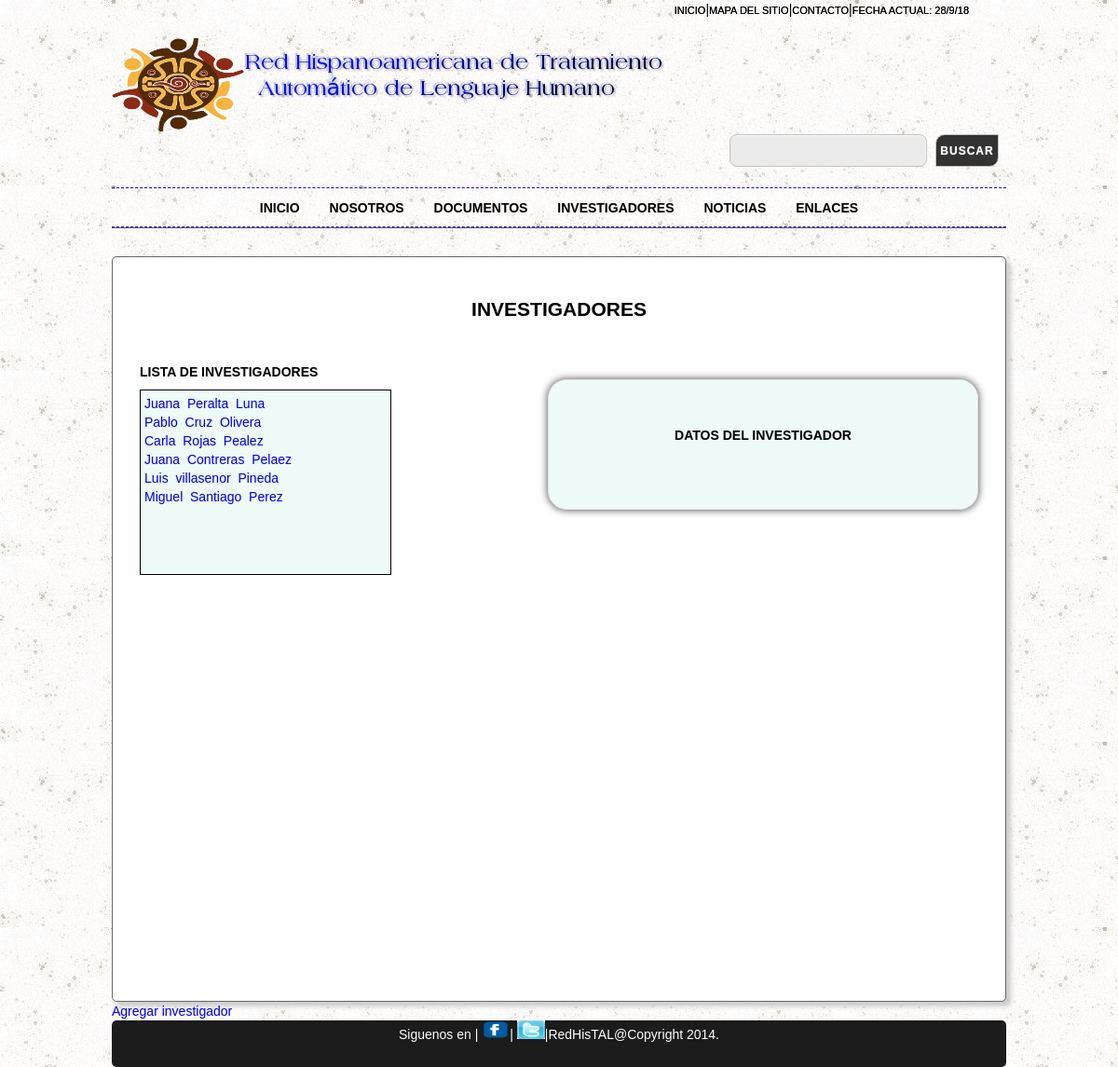
The app's page /investigadores.php with its own data.
### tables this page shows
CREATE TABLE IF NOT EXISTS `investigador` (
  `id_inv` int(11) NOT NULL AUTO_INCREMENT,
  `nombre` varchar(30) NOT NULL,
  `ape_pat` varchar(30) NOT NULL,
  `ape_mat` varchar(30) NOT NULL,
  `inst` varchar(50) DEFAULT NULL,
  `pag_per` varchar(30) DEFAULT NULL,
  `ruta_img` varchar(100) DEFAULT NULL,
  `id_usuario` int(11) NOT NULL,
  `direccion` varchar(100) DEFAULT NULL,
  PRIMARY KEY (`id_inv`)
);

### investigadores.php (the view, shortened to what this page needs)
<!DOCTYPE html PUBLIC "-//W3C//DTD XHTML 1.0 Transitional//EN" "http://www.w3.org/TR/xhtml1/DTD/xhtml1-transitional.dtd">
<html xmlns="http://www.w3.org/1999/xhtml"lang="es" xml:lang="es">
<head>
<link rel="stylesheet" href="styles/style.css" type="text/css"/>
<link rel="stylesheet" type="text/css" href="styles/iniciar_sesion.css">
</head>
<body>
    <header>
        <a href="index.php">Inicio</a>|<a href="mapa_del_sitio.php">Mapa del sitio</a>|<a href="contacto.php">Contacto</a>|<a href="#"><?php
echo "Fecha actual: ";
$fecha=date("j/n/y");
echo $fecha;
?></a><br/><br/>
	</header>
<div class="main-container">
    <div id="sub-headline">
       <div class="tagline_left" style=" align:left; width:700px; height:100px;> <a href=""><img src="iconos/redhistal2.png"onmouseover="this.src='iconos/redhistal1.png';" onmouseout="this.src='iconos/redhistal2.png';"/></a></div>
        <div class="tagline_right">
             <center>
                   <form method=GET action="http://www.google.com/search">
            <table ><tr><td>
                                 <INPUT TYPE=text name=q size=31 maxlength=255 value="">
                                       <INPUT type=submit name=btnG id="go" value="Buscar">
                                    </td></tr></table>
                                     </form>
                                   </center>
        </div>
        <br class="clear"/>
    </div><br/><br/>
<div class="main-container">
    <div id="nav-container">
        <nav>
            <ul class="nav">
               <b> <li><a href="index.php">Inicio</a></li>
                <li ><a  href="#">Nosotros</a>
				</li>
				  <li><a href="documentos.php">Documentos</a></li>
                <li><a href="investigadores.php">Investigadores</a>
                </li>
                <li ><a href="noticias.php">Noticias</a></li>
                <li><a href="enlaces.php">Enlaces</a></li></b>
            </ul>
        </nav>
    </div>
</div>
    <div class="container1"  bgcolor="blue" >
          <article class="box" id="home_featured21" bgcolor="blue">
           <h1 align="center"> INVESTIGADORES </h1><br/><br/>
              <p align="left"  style="margin: -11px auto;size:18px; color:black;"><b>LISTA DE INVESTIGADORES</b></p><br/>
		   <div style="border:1px solid  Black; background : #EFFBF8; padding : 4px; width : 260px;
            height : 189px; overflow : auto;">
		   <?php
$consulta = mysql_query("SELECT *FROM investigador order by id_inv desc");
while ($row= mysql_fetch_array($consulta)){
			echo "<a href='investigadores.php?id_inv=".$row['id_inv']."'>" . $row['nombre'] . "&nbsp&nbsp" . $row['ape_pat'] . "&nbsp&nbsp" . $row['ape_mat'] . "<br/></a>";
}
?></div>
<form style=" width: 400px;  margin: -210px auto; padding: 60px 30px; background: #EFFBF8; border: 1px solid #e1e1e1;
   -moz-box-shadow: 0px 0px 8px #444; -webkit-box-shadow: 0px 0px 8px #444;   border-radius: 20px;  -moz-border-radius: 20px;
   -webkit-border-radius: 20px; " value="id_inv" class="tagline_right" >
            <p align="center"  style="margin: -11px auto;size:18px; color:black;"><b>DATOS DEL INVESTIGADOR</b></p><br/>
</form>
            </article>
			<a href="investigadores/agregar_investigador.php">Agregar investigador</a>
		<footer>
			  Siguenos en |<a href=""> <img src="iconos/face.png" width="30px" height="20px"/></a>| <img src="iconos/twitter.png" width="30px" height="20px" />|RedHisTAL@Copyright 2014.
</footer>
</div>
</body>
</html>

### styles/style.css (style rules this page uses)
body { margin-top: 30px; font-size: 14px; padding:0; margin:0 auto; line-height: 20px; font-family: 'Century Gothic', sans-serif; color: #000; background:url("../images/fondo.jpg") repeat; padding: 0; text-shadow: 0 0 1px rgba(0, 0, 0, 0.1) }
a { outline: 0; text-decoration: none; color: blue; }
header { display: block; text-align: right; margin-right:160px; padding: 0px; text-transform: uppercase; }
header a { font-family: 'ChunkFive Regular', Arial, Helvetica, sans-serif; font-size: 11px; color:black; text-shadow: 0 0px 0px black; transition: all 200ms linear; transform: translateZ(0) }
.box { background-color: #FFF; border: 1px solid #666; border-radius: 5px; box-shadow: 5px 5px 5px #ccc; padding: 29px; width: 900px; height:740px; }
.tagline_right { float: right }
.tagline_left { float: left margin: 8px 0 0; padding: 0 }
.container1 { border-top: 1px solid #666; padding: 30px 0; width:900px; height:350px; }
p { color: #000 }
input[type=text] { background: rgba(206, 205, 205, 0.6); border: 2px solid #666; line-height: 2em; box-shadow: inset -1px 1px 1px rgba(255, 255, 255, 0.65); border-radius: 8px; margin-bottom: 10px; width: 600px; padding: 6px 5px }
input[type=text] { height: 23px; width: 200px }
input[type=submit] { background: #000; background-image: -webkit-gradient(linear, left top, left bottom, color-stop(0, #333), color-stop(100%, #333)); background-image: -webkit-linear-gradient(top, #333 0, #333 100%); background-image: -moz-linear-gradient(top, #333 0, #333 100%); background-image: -o-linear-gradient(top, #333 0, #333 100%); background-image: -ms-linear-gradient(top, #333 0, #333 100%); background: linear-gradient(top, #333 0, #333 100%); color: #fff; border-radius: 10px 0 10px 0; font-weight: 700; text-shadow: 0 0 1px #aaa; transition: all 100ms linear; font-family: Verdana, Geneva, sans-serif; border-color: transparent; padding: 14px 20px }
#sub-headline input[type=submit] { height: 35px }
#header, #sub-headline, #nav-container, .container, .container1, footer { position: relative; display: block; width: 960px; margin: 0 auto }
#nav-container { z-index: 1000; font-size: 14px; text-align: center; text-transform: uppercase; border-top: 1px dashed blue; border-bottom: 1px dashed blue; }
.nav, .nav * { list-style: none; margin: 0; padding: 0; }
.nav li { position: relative; display: inline-block; zoom: 1; *display: inline }
.nav a { display: block; position: relative; color: #000000; padding: .75em 1em }
.nav a, .nav a:visited, .nav li.active li a { color: black; }
input, textarea, select { font-size: 12px; font-family: 'Century Gothic', Arial, sans-serif; }
#sub-headline input { display: inline-block; width: 200px; color: #565656; background-color: #ebebeb; border: 1px solid #c3c3c3; margin: 0 5px 0 0; padding: 5px; outline: 0 }
#sub-headline input#go { display: inline-block; width: 68px; height: 35px; text-transform: uppercase; color: #FFF; background-color: #565656; border-color: #c3c3c3; padding: 4px 0; letter-spacing: 1px }
footer { font-size: 14px; text-align:center; width:960px; height:50px; background-color:#1C1C1C; border-radius: 5px; display:block; clear:both; color: #FFFFFF; }

### records on screen
investigador: nombre "Juana", ape_pat "Peralta", ape_mat "Luna"
investigador: nombre "Pablo", ape_pat "Cruz", ape_mat "Olivera"
investigador: nombre "Carla", ape_pat "Rojas", ape_mat "Pealez"
investigador: nombre "Juana", ape_pat "Contreras", ape_mat "Pelaez"
investigador: nombre "Luis", ape_pat "villasenor", ape_mat "Pineda"
investigador: nombre "Miguel", ape_pat "Santiago", ape_mat "Perez"
